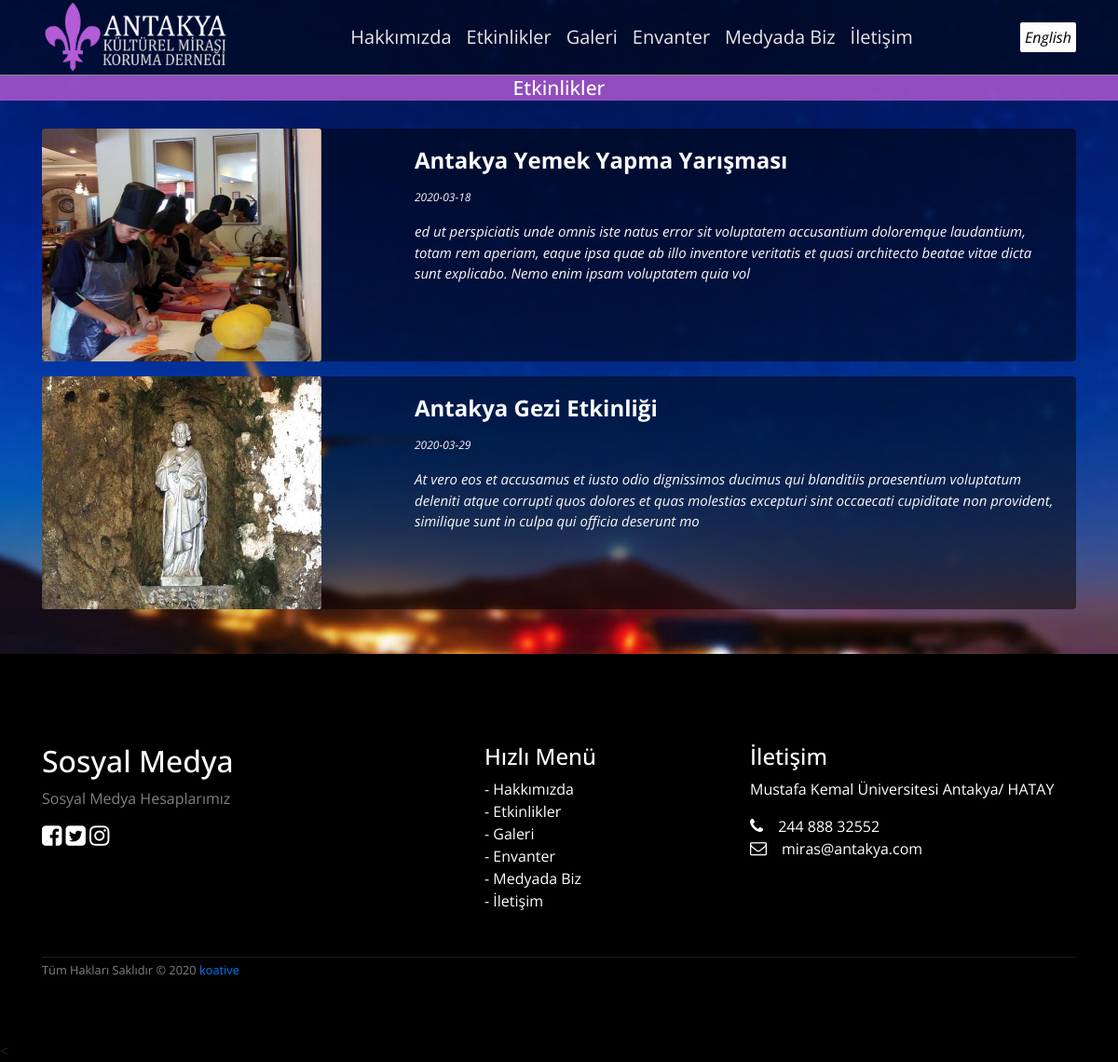
Screenshot of /etkinlikler.php with the database file from the repository.
### tables this page shows
CREATE TABLE `control` (
  `c_id` int(11) NOT NULL,
  `c_logo` varchar(250) NOT NULL,
  `c_logo_en` varchar(250) NOT NULL,
  `c_twitter` varchar(100) NOT NULL,
  `c_facebook` varchar(100) NOT NULL,
  `c_instagram` varchar(100) NOT NULL,
  `c_adres` varchar(250) NOT NULL,
  `c_adres_en` varchar(250) NOT NULL,
  `c_telefon` varchar(50) NOT NULL,
  `c_title` varchar(500) NOT NULL,
  `c_title_en` varchar(250) NOT NULL,
  `c_keywords` varchar(500) NOT NULL,
  `c_email` varchar(250) NOT NULL,
  `c_footer_social` varchar(250) NOT NULL,
  `c_footer_social_en` varchar(250) NOT NULL,
  `c_atif` varchar(250) NOT NULL,
  `c_atif_en` varchar(250) NOT NULL,
  `c_description` varchar(500) NOT NULL,
  `c_about` varchar(2000) NOT NULL,
  `c_about_en` varchar(2000) NOT NULL,
  `c_about_p` varchar(250) NOT NULL,
  `c_bg` varchar(500) NOT NULL
);

CREATE TABLE `events` (
  `id` int(11) NOT NULL,
  `title` varchar(250) NOT NULL,
  `title_en` varchar(250) NOT NULL,
  `description` varchar(250) NOT NULL,
  `description_en` varchar(250) NOT NULL,
  `img` varchar(250) NOT NULL,
  `date` varchar(250) NOT NULL
);

### lang/tr.php (called while the page is built)
<?php
$sql= "select * from control";
$result = $conn->query($sql);
$row = $result->fetch_assoc();
$lang = array(
"ico" => "assets/img/static/site-ico.png",
"logo" => $row["c_logo"],
"dil" => "English",
"medyada_biz" => "Medyada Biz",
"projeler" => "Projeler",
"etkinlikler" =>"Etkinlikler",
"galeri" =>"Galeri",
"hakkimizda" =>"Hakkımızda",
"iletisim" => "İletişim",
"envanter" => "Envanter",
"sosyal_medya" =>"Sosyal Medya",
"sosyal_medya_bilgi" =>$row["c_footer_social"],
"devamini_gor_button" =>"Devamını Gör",
"atif" =>$row["c_atif"],
"hizli_menu" =>"Hızlı Menü",
"detaylar" => "Detaylar",
"email"=>$row["c_email"],
"adres"=>$row["c_adres"],
"telefon"=>$row["c_telefon"],
"facebook"=>$row["c_facebook"],
"twitter" =>$row["c_twitter"],
"instagram"=>$row["c_instagram"],
"hakkimizda_aciklama"=>$row["c_about"],
"hakkimizda_p"=>$row["c_about_p"],
"c_bg"=>$row["c_bg"],
"c_send_message"=>"Mesaj Gönder",
"c_name"=>"Adınız",
"c_mail"=>"Mail Adresiniz",
"c_mesaj"=>"Mesajınız",
"c_gonder"=>"Gönder",
"c_konu" =>"Konu",
"sonraki"=>"Sonraki",
"onceki"=>"Önceki",
"eklenme_tarihi"=>"Eklenme Tarihi",
);
?>

### etkinlikler.php (the view, shortened to what this page needs)
<?php include "header.php";
$sql = "select * from events";
$result = $conn->query($sql);
?>
<div class="bg navPad">
            <div class="container>"
<div class="p-3 mb-2 "><h1 class="bScoo text-center "><?php echo $lang["etkinlikler"] ?></h1></div>
<div class="container ">
<?php while($event_list=$result->fetch_assoc()){ ?>
<div class="card mb-3" style="background: rgba(0, 0, 0, 0.5)!important;">
  <div class="row">
    <div class="col-md-4" >
      <img src="<?php echo $event_list["img"] ?>" style="height:250px;width:300px" class="card-img" alt="...">
    </div>
    <div class="col-md-8" >
      <div class="card-body " >
        <h4 class="card-title text-light"><?php if($_SESSION["lang"]=="tr") echo substr($event_list["title"],0,48); else echo substr($event_list["title_en"],0,48);?></h4>
        <p class="card-text"  text-light><small class=" text-light"><?php echo $event_list["date"] ?></small></p>
        <p class="card-text  text-light"><?php if($_SESSION["lang"]=="tr") echo ($event_list["description"]); else echo ($event_list["description_en"]);?></p>
      </div>
    </div>
  </div>
</div>
<?php } ?>
<div class="p-3 mb-2 text-light"></div><h1 class="display-10 text-center"></h1></div>
</div>
<?php include "footer.php" ;?>

### header.php (shortened to what this page needs)
<?php
include 'admin/settings/connect_db.php';
if (!isset($_SESSION["lang"])) {
    require("lang/tr.php"); $_SESSION["lang"]="tr";
} else {
    require("lang/" . $_SESSION['lang'] . ".php");
}
?>
<!doctype html>
<html lang="en">
<head>
    <link rel="stylesheet" href="assets/css/mobile.css">
    <link rel="stylesheet" href="assets/css/bootstrap.min.css">
    <link rel="stylesheet" href="assets/css/main.css">
    <link rel="stylesheet" href="assets/css/card-slider.css >
    <link rel="stylesheet" href="assets/css/jquery.fancybox.min.css" media="screen">
    <link rel="stylesheet" href="https://stackpath.bootstrapcdn.com/font-awesome/4.7.0/css/font-awesome.min.css">
</head>
<body onload="document.body.style.opacity='1'">
    <nav class="navbar navbar-expand-lg fixed-top" id="menu-sc">
        <div class="container menu-x">
            <a class="navbar-brand" href="index.php"><?php echo  '<img src="' . $lang["logo"] . '">' ?></a>
            <div class="collapse navbar-collapse" id="navbarResponsive">
                <ul class="navbar-nav ml-auto">
                <li class="nav-item">
                        <a class="nav-link" href="hakkimizda.php"><?php echo $lang["hakkimizda"]; ?></a>
                    </li>
                    <li class="nav-item">
                        <a class="nav-link" href="etkinlikler.php"><?php echo $lang["etkinlikler"]; ?></a>
                    </li>
                    <li class="nav-item">
                        <a class="nav-link" href="galeri.php"><?php echo $lang["galeri"]; ?></a>
                    </li>
                    <li class="nav-item">
                        <a class="nav-link" href="envanter.php"><?php echo $lang["envanter"]; ?></a>
                    </li>
                    <li class="nav-item active">
                        <a class="nav-link" href="biz.php">
                            <?php echo $lang["medyada_biz"]; ?>
                        </a>
                    </li>
                    <li class="nav-item">
                        <a class="nav-link" href="iletisim.php"><?php echo $lang["iletisim"]; ?></a>
                    </li>
                </ul>
                <ul class="navbar-nav ml-auto text-center">
                    <?php if ($_SESSION["lang"] == "tr") {
                        echo "<li class='lang-select'><a class='list-group-item-light lang-select-a'href='lang.php?lang=en'>" . $lang["dil"] . "</a></li>";
                    } else if ($_SESSION["lang"] == "en") {
                        echo "<li class='lang-select'><a class='list-group-item-light lang-select-a' href='lang.php?lang=tr'>" . $lang["dil"] . "</a></li>";
                    }
                    ?>
                </ul>
            </div>
    </nav>

### footer.php (shortened to what this page needs)
  <div class="mt-5 pt-5 pb-5 footer">
        <div class="container">
            <div class="row">
                <div class="col-lg-5 col-xs-12 about-company">
                    <h2><?php echo $lang["sosyal_medya"]; ?></h2>
                    <p class="pr-5 text-white-50"><?php echo $lang["sosyal_medya_bilgi"]; ?></p>
                    <p class="media_icons"><a target="_blank" href="<?php echo $lang['facebook'] ?>"><i class="fa fa-facebook-square mr-1"></i></a><a target="_blank" href="<?php echo $lang['twitter'] ?>"><i class="fa fa-twitter-square"></i></a>
                        <a target="_blank" href="<?php echo $lang['instagram'] ?>"><i class="fa fa-instagram"></i></a>
                    </p>
                </div>
                <div class="col-lg-3 col-xs-12 links">
                    <h4 class="mt-lg-0 mt-sm-3"><?php echo $lang["hizli_menu"]; ?></h4>
                    <ul class="m-0 p-0">
                    <li>- <a href="#"><?php echo $lang["hakkimizda"]; ?></a></li>
                        <li>- <a href="#"><?php echo $lang["etkinlikler"]; ?></a></li>
                        <li>- <a href="#"><?php echo $lang["galeri"]; ?></a></li>
                        <li>- <a href="#"><?php echo $lang["envanter"]; ?></a></li>
                        <li>- <a href="#"><?php echo $lang["medyada_biz"]; ?></a></li>
                        <li>- <a href="#"><?php echo $lang["iletisim"]; ?></a></li>
                    </ul>
                </div>
                <div class="col-lg-4 col-xs-12 location">
                    <h4 class="mt-lg-0 mt-sm-4"><?php echo $lang["iletisim"]; ?></h4>
                    <p><?php echo $lang["adres"] ?></p>
                    <p class="mb-0"><i class="fa fa-phone mr-3"></i><?php echo $lang["telefon"]?></p>
                    <p><i class="fa fa-envelope-o mr-3"></i><?php echo $lang["email"] ?></p>
                </div>
            </div>
            <div class="row mt-5">
                <div class="col copyright">
                    <p class=""><small class="text-white-50"><?php echo $lang["atif"]; ?><a href="http://korayguler.com"> koative </a></small></p>
                </div>
            </div>
        </div>
    </div>
    <
</body>
</html>

### assets/css/main.css (style rules this page uses)
body { font-family: 'Open Sans', sans-serif; background-color: black; opacity: 0; transition: opacity 2s; -webkit-transition: opacity 2s; }
.bScoo { background-color: rgba(180, 92, 214, 0.8); padding-top:1px; padding-bottom: 1px; font-size: 21px!important; border-top:1px solid rgb(134, 133, 133); color:white!important; }
.nav-link { transition: color .2s; }
.navbar-brand img { width:10em; }
.navbar { background-color: rgba(0, 0, 0, 0.5) !important; height: 80px; }
.card { border:none!important; }
.card-title { color: white; font-weight: 700; }
.card-text { font-size:15px; font-style: italic; }
.nav-link { color: rgba(255, 255, 255, 0.9) !important; font-size: 20px; }
.footer { background-color: rgba(0, 0, 0, 1) !important; color: white; }
.footer .links ul { list-style-type: none; }
.footer .links li a { color: white; transition: color .2s; }
.footer .about-company i { font-size: 25px; }
.footer .about-company a { color: white; transition: color .2s; }
.footer .location i { font-size: 18px; }
.footer .copyright p { border-top: 1px solid rgba(255, 255, 255, 0.1); }
.lang-select-a { text-decoration: none!important; color:black; font-style: italic;border-radius: 2px !important; padding: 5px; font-weight: 400; }
.navPad { padding-top:80px; }

### rows the page displays
control: c_logo (picture), c_footer_social "Sosyal Medya Hesaplarımız", c_adres "Mustafa Kemal Üniversitesi Antakya/ HATAY", c_telefon "244 888 32552", c_email "miras@antakya.com", c_atif "Tüm Hakları Saklıdır © 2020"
events: img (picture), title "Antakya Yemek Yapma Yarışması", date "2020-03-18", description "ed ut perspiciatis unde omnis iste natus error sit voluptatem accusantium doloremque laudantium, totam rem aperiam, eaque ipsa quae ab illo inventore veritatis et quasi architecto beatae vitae dicta sunt explicabo. Nemo enim ipsam voluptatem quia vol"
events: img (picture), title "Antakya Gezi Etkinliği", date "2020-03-29", description "At vero eos et accusamus et iusto odio dignissimos ducimus qui blanditiis praesentium voluptatum deleniti atque corrupti quos dolores et quas molestias excepturi sint occaecati cupiditate non provident, similique sunt in culpa qui officia deserunt mo"

### other values shown
$lang["hakkimizda"] "Hakkımızda"
$lang["etkinlikler"] "Etkinlikler"
$lang["galeri"] "Galeri"
$lang["envanter"] "Envanter"
$lang["medyada_biz"] "Medyada Biz"
$lang["iletisim"] "İletişim"
$lang["dil"] "English"
$lang["sosyal_medya"] "Sosyal Medya"
$lang["hizli_menu"] "Hızlı Menü"
